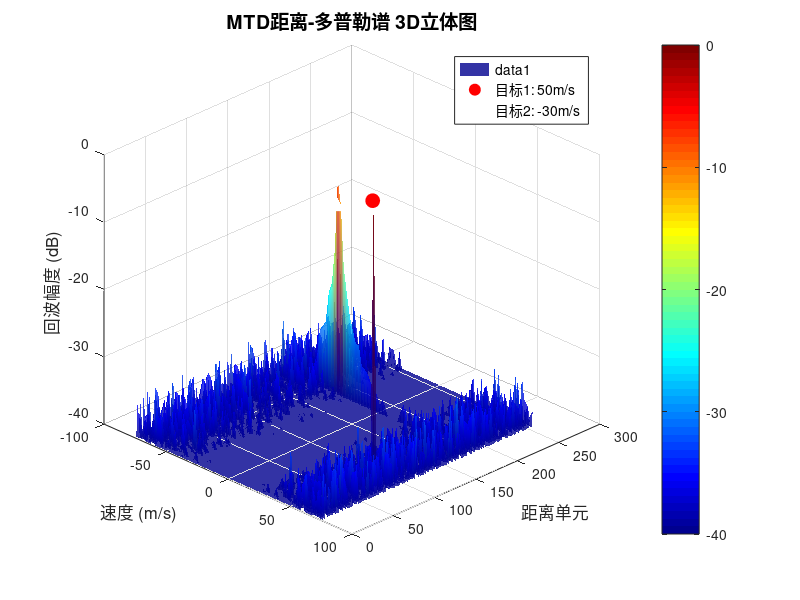
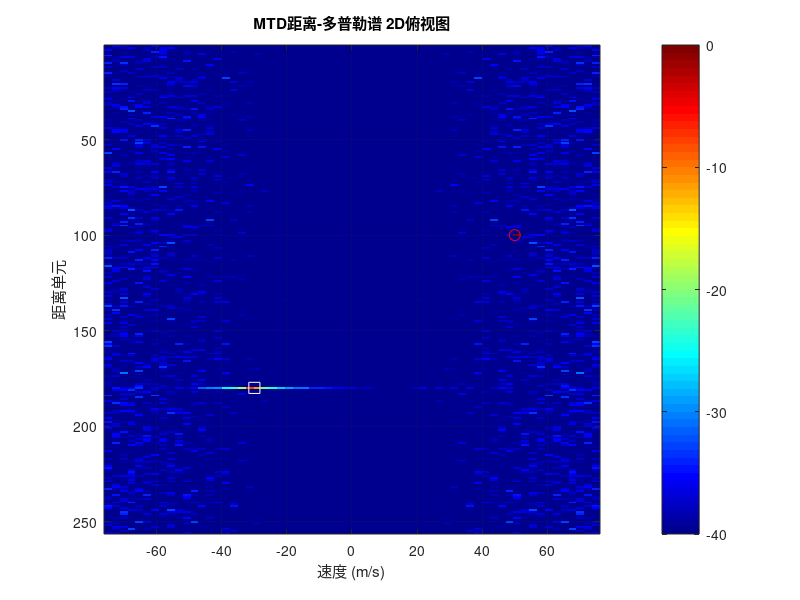

Here is the MATLAB script that generated these plots, in order:
% ===================== MTD（动目标检测）仿真代码（3D可视化版） =====================
% 作者：编程导师
% 功能：MTI+多普勒FFT实现MTD，生成距离-多普勒谱并绘制3D立体图
clc; clear; close all;

%% 1. 定义仿真参数（与MTI一致，新增多目标速度）
Nr = 256;           % 距离单元数
Np = 64;            % 脉冲数（MTD需更多脉冲保证多普勒分辨率）
Fs = 1e6;           % 采样率(Hz)
Tc = 100e-6;        % 脉冲重复周期(PRT, s)
f0 = 10e9;          % 雷达工作频率(10GHz)
c = 3e8;            % 光速(m/s)
lambda = c/f0;      % 波长(m)
v1 = 50;            % 目标1速度(m/s)
v2 = -30;           % 目标2速度(m/s)，负速度表示远离雷达

%% 2. 生成仿真雷达回波数据（杂波+双动目标+噪声）
echo_data = zeros(Nr, Np);

% (1) 固定杂波
clutter_amp = 5 + 2*randn(Nr, 1);
echo_data = echo_data + clutter_amp * ones(1, Np);

% (2) 加入两个动目标
target1_range_idx = 100;  % 目标1：第100个距离单元
target2_range_idx = 180;  % 目标2：第180个距离单元
fd1 = 2*v1/lambda;        % 目标1多普勒频率
fd2 = 2*v2/lambda;        % 目标2多普勒频率
for n = 1:Np
    % 目标1回波
    echo_data(target1_range_idx, n) = echo_data(target1_range_idx, n) + ...
        10 * exp(1j * 2*pi*fd1*n*Tc);
    % 目标2回波
    echo_data(target2_range_idx, n) = echo_data(target2_range_idx, n) + ...
        8 * exp(1j * 2*pi*fd2*n*Tc);
end

% (3) 加噪声
echo_data = echo_data + (0.5 + 0.5j) * randn(Nr, Np);

%% 3. 第一步：MTI一阶对消（抑制杂波）
mti_output = zeros(Nr, Np);
for n = 2:Np
    mti_output(:, n) = echo_data(:, n) - echo_data(:, n-1);
end
% 去除第1个脉冲（对消后无数据）
mti_output = mti_output(:, 2:end);
Np_mti = Np - 1;  % 对消后剩余脉冲数

%% 4. 第二步：MTD核心——慢时间维FFT（多普勒滤波）
% 对每个距离单元的慢时间序列做FFT
mtd_output = fftshift(fft(mti_output, [], 2), 2);  % FFT+频谱移位（零频居中）
mtd_amp = abs(mtd_output);  % 取幅度谱

%% 5. 多普勒频率/速度轴计算
fd_axis = linspace(-1/(2*Tc), 1/(2*Tc), Np_mti);  % 多普勒频率轴（Nyquist范围）
v_axis = fd_axis * lambda / 2;                    % 转换为速度轴

%% 6. 结果可视化：3D距离-多普勒谱（核心修改部分）
% 先归一化并转换为dB（增强对比度，压制噪声）
mtd_amp_dB = 20*log10(mtd_amp/max(mtd_amp(:)));
% 限制dB范围（避免噪声的负dB值过低，影响可视化）
mtd_amp_dB(mtd_amp_dB < -40) = -40;  

% 创建网格矩阵（3D绘图需要X/Y轴的网格）
[V, R] = meshgrid(v_axis, 1:Nr);  

figure('Color','w','Position',[100,100,1000,600]);
% 绘制3D曲面图（surf）+ 网格线（grid on）
surf(V, R, mtd_amp_dB, 'EdgeColor','none', 'FaceAlpha',0.8);  % EdgeColor取消边缘线，FaceAlpha设置透明度
colormap(jet);  % 配色方案
colorbar;       % 颜色刻度条
xlabel('速度 (m/s)','FontSize',12);
ylabel('距离单元','FontSize',12);
zlabel('回波幅度 (dB)','FontSize',12);
title('MTD距离-多普勒谱 3D立体图','FontSize',14);
% 调整视角（方位角45°，仰角30°，更易观察目标峰值）
view(45, 30);  
grid on;
shading interp;  % 插值着色，让曲面更平滑

% 标记两个目标的3D位置（在峰值处绘制红色/白色标记）
hold on;
% 目标1：速度v1，距离单元target1_range_idx，幅度取该位置的dB值
plot3(v1, target1_range_idx, mtd_amp_dB(target1_range_idx, find(abs(v_axis-v1)==min(abs(v_axis-v1)))), ...
    'ro', 'MarkerSize',10, 'MarkerFaceColor','r', 'DisplayName',['目标1: ', num2str(v1), 'm/s']);
% 目标2：速度v2，距离单元target2_range_idx
plot3(v2, target2_range_idx, mtd_amp_dB(target2_range_idx, find(abs(v_axis-v2)==min(abs(v_axis-v2)))), ...
    'ws', 'MarkerSize',10, 'MarkerFaceColor','w', 'DisplayName',['目标2: ', num2str(v2), 'm/s']);
legend('Location','best','FontSize',10);

% 可选：同时绘制2D俯视图（方便对比）
figure('Color','w');
imagesc(v_axis, 1:Nr, mtd_amp_dB);
colormap(jet); colorbar;
xlabel('速度 (m/s)'); ylabel('距离单元');
title('MTD距离-多普勒谱 2D俯视图');
hold on;
plot(v1, target1_range_idx, 'ro', 'MarkerSize',8);
plot(v2, target2_range_idx, 'ws', 'MarkerSize',8);
grid on;